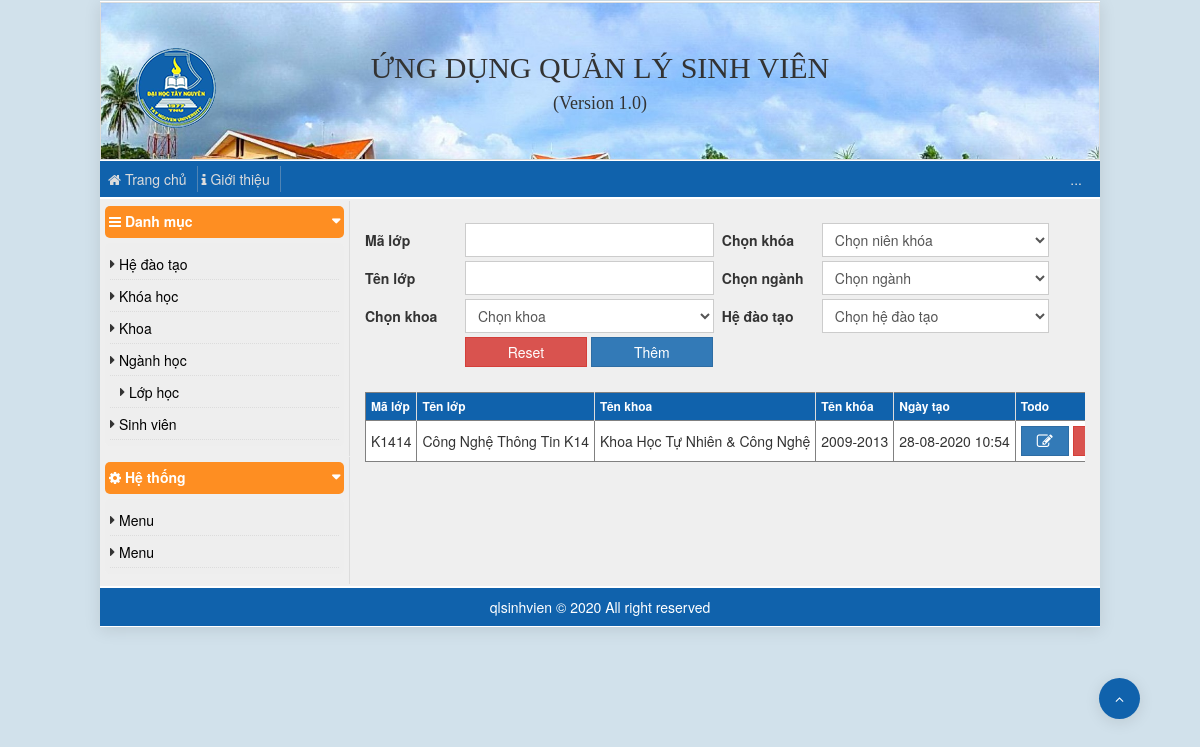
Page /?page=ql-lop on the committed database.
### tables this page shows
CREATE TABLE `db_lop` (
  `id` int(11) NOT NULL,
  `ma_lop` varchar(50) NOT NULL,
  `ten_lop` varchar(255) NOT NULL,
  `ma_khoa` varchar(50) NOT NULL,
  `ma_khoahoc` varchar(50) NOT NULL,
  `ma_nganh` varchar(50) NOT NULL,
  `ma_he` varchar(50) NOT NULL,
  `ngay_tao` varchar(50) DEFAULT NULL
);

CREATE TABLE `db_khoa` (
  `id` int(11) NOT NULL,
  `ma_khoa` varchar(50) NOT NULL,
  `ten_khoa` varchar(255) NOT NULL,
  `ngay_tao` varchar(50) DEFAULT NULL
);

CREATE TABLE `db_khoahoc` (
  `id` int(11) NOT NULL,
  `ma_khoahoc` varchar(50) NOT NULL,
  `ten_khoahoc` varchar(50) NOT NULL,
  `ngay_tao` varchar(50) NOT NULL
);

### config.php (called while the page is built, shortened)
<?php
    $config['host']     ='localhost';
    $config['user']     ='root';
    $config['password'] ='';
    $config['refix']    ='db_';
    $config['database'] ='ql_sinhvien';
    function tojson($data){
        $json = json_encode($data);
        $json = str_replace('"',"'",$json);
        return $json;
    }
?>

### models/database.php (called while the page is built, shortened)
<?php
 class database{
     protected $db = '';
     protected $host = '';
     protected $user = '';
     protected $password = '';
     protected $database = '';
     protected $sql = '';
     protected $refix ='';
     function connect(){
         try {
             $this->db = new PDO("mysql:host=$this->host;dbname=$this->database;charset=utf8", $this->user, $this->password);
             $this->db->setAttribute(PDO::ATTR_ERRMODE, PDO::ERRMODE_EXCEPTION);
             $this->db->exec("set names utf8");
         }
         catch(PDOException $e){
             echo "Connection failed: " . $e->getMessage();
         }
     }
     public function fetch()
     {
         $this->sql = str_replace('#_', $this->refix, $this->sql);
         $stmt = $this->db->prepare($this->sql);
         $stmt->execute();
         return $stmt->fetchAll();
     }
     public function o_fet($sql){
         $this->sql = $sql;
         return $this->fetch();
     }
     function disconnect()
     {
         $this->db = null;
     }
 }

### sources/ql-lop.php (the view, shortened to what this page needs)
<br>
<section class="form">
    <form action="" method="post">
        <table class="">
            <tr>
                <th>Mã lớp</th>
                <td>
                    <input id="ma_lop" type="text" class="form-control">
                </td>
                <td>&nbsp;&nbsp;</td>
                <th>Chọn khóa</th>
                <td>
                    <select name="" id="ma_khoahoc" class="form-control">
                        <option value="0">Chọn niên khóa</option>
                    </select>
                </td>
            </tr>
            <tr>
                <th>Tên lớp</th>
                <td>
                    <input id="ten_lop" type="text" class="form-control">
                </td>
                <td>&nbsp;&nbsp;</td>
                <th>Chọn ngành</th>
                <td>
                    <select name="" id="ma_nganh" class="form-control">
                        <option value="0">Chọn ngành</option>
                    </select>
                </td>
            </tr>
            <tr>
                <th>Chọn khoa</th>
                <td>
                    <select name="" id="ma_khoa" class="form-control">
                        <option value="0">Chọn khoa</option>
                    </select>
                </td>
                <td>&nbsp;&nbsp;</td>
                <th>Hệ đào tạo</th>
                <td>
                    <select name="" id="ma_he" class="form-control">
                        <option value="0">Chọn hệ đào tạo</option>
                    </select>
                </td>
            </tr>
            <tr>
                <tr>
                    <th></th>
                    <td class="02">
                        <button style="width:49%" class="btn btn-danger">Reset</button>
                        <button style="width:49%" class="btn btn-primary">Thêm</button>
                    </td>
                </tr>
            </tr>
        </table>
    </form>
    <br>
    <?php
        $data = $d->o_fet("select a.*,b.ten_khoahoc,c.ten_khoa from #_lop a left join #_khoahoc b on a.ma_khoahoc=b.ma_khoahoc left join #_khoa c on a.ma_khoa=c.ma_khoa order by ten_lop asc ")
    ?>
    <div class="table-overflow">
    <table class="data-table" border>
        <thead>
            <tr>
                <th>Mã lớp</th>
                <th>Tên lớp</th>
                <th>Tên khoa</th>
                <th>Tên khóa</th>
                <th>Ngày tạo</th>
                <th>Todo</th>
            </tr>
        </thead>
        <tbody>
            <?php
                foreach ($data as $item){
            ?>
                <tr>
                    <td><?=$item['ma_lop']?></td>
                    <td><?=$item['ten_lop']?></td>
                    <td><?=$item['ten_khoa']?></td>
                    <td><?=$item['ten_khoahoc']?></td>
                    <td><?=$item['ngay_tao']?></td>
                    <td>
                        <button onclick="onUpdate(<?=tojson($item)?>)"  class="btn btn-primary"><span class="pointer fa fa-edit"></span></button>
                        <button onclick="onDelete('<?=$item['id']?>')" class="btn btn-danger"><span class="pointer fa fa-trash"></span></button>
                    </td>
                </tr>
            <?php
                }
            ?>
        </tbody>
    </table>
    </div>
</section>

### publics/css/app.css (style rules this page uses)
* { margin: 1px 0px; padding: 0px; }
html { background: #D1E1EB; }
body.container { width: 1000px; margin: auto; padding: 0px; }
form { width: 100%; }
form table { min-width: -webkit-fit-content; min-width: -moz-fit-content; min-width: fit-content; max-width: 100%; }
form table tr th { width: 100px; }
form table tr td { padding: 2px 0px; }
.table-overflow { overflow-x: scroll; }
table.data-table { width: 100%; border-collapse: collapse; background: #fff; }
table.data-table thead { background: #1062AC; }
table.data-table thead tr th { color: #fff; font-size: 12px; padding: 5px; border-right: 1px solid #dcdcdc; vertical-align: middle; }
table.data-table thead tr th:last-child { border-right: 0px; }
table.data-table tbody tr td { padding: 5px; vertical-align: middle; white-space: nowrap; }
input.form-control { border-radius: 0px; outline: none; -webkit-box-shadow: none; box-shadow: none; width: 100%; }
button.btn { border-radius: 0px; outline: none; -webkit-box-shadow: none; box-shadow: none; padding: 4px 15px; }
select.form-control { border-radius: 0px; outline: none; -webkit-box-shadow: none; box-shadow: none; padding: 4px 8px; width: 100%; }
.app { -webkit-box-shadow: 0 3px 16px rgba(0, 0, 0, 0.1); box-shadow: 0 3px 16px rgba(0, 0, 0, 0.1); }
.pointer { cursor: pointer; font-size: 16px; }

### rows in the picture
db_lop: ma_lop "K1414", ten_lop "Công Nghệ Thông Tin K14", db_khoa.ten_khoa "Khoa Học Tự Nhiên & Công Nghệ", db_khoahoc.ten_khoahoc "2009-2013", ngay_tao "28-08-2020 10:54"
